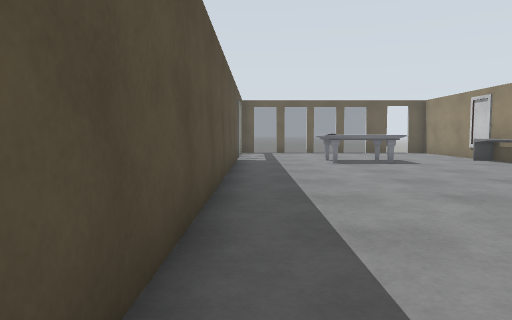
[1] (above)

12 first-person views from a walk through a robot-simulator world made for Gazebo. The camera is 0.94 m above the floor, tilts 4° down and sees 70° across. The floor is counted in squares, 1 m on a side. Each view is taken from the middle of a square. On the plan, view 1 faces up. The plan holds only what a view shows up to about 13 squares ahead; the rest is blank. Some surface patterns are stand-ins.

[2]
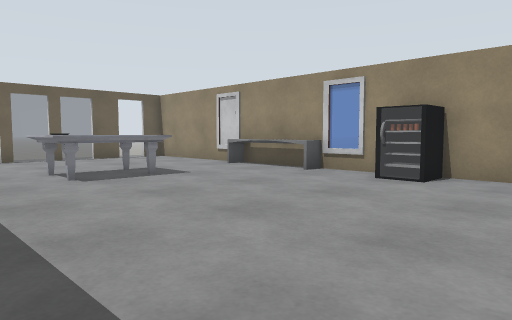

[3]
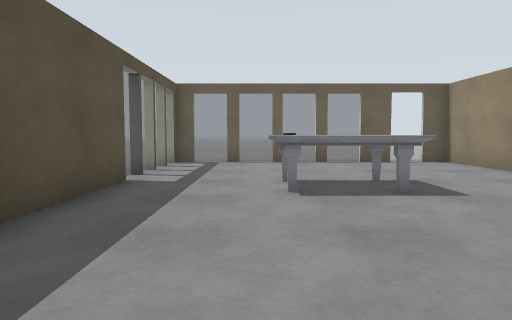

[4]
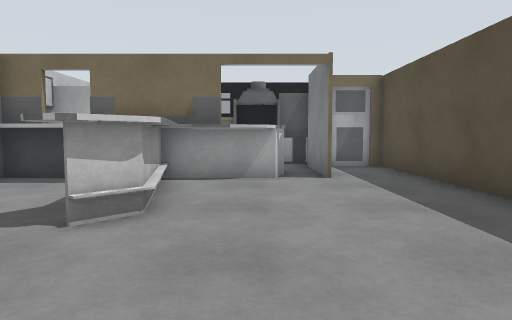

[5]
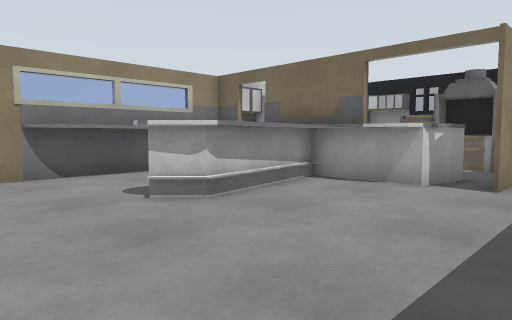

[6]
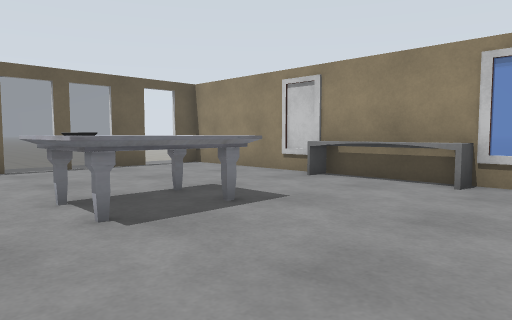

[7]
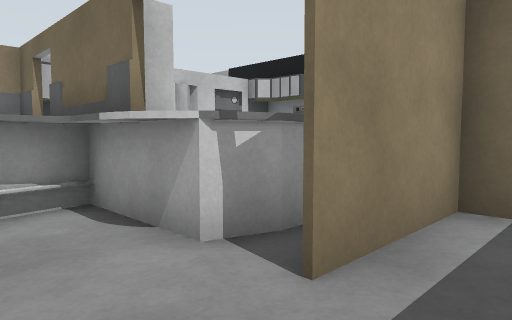

[8]
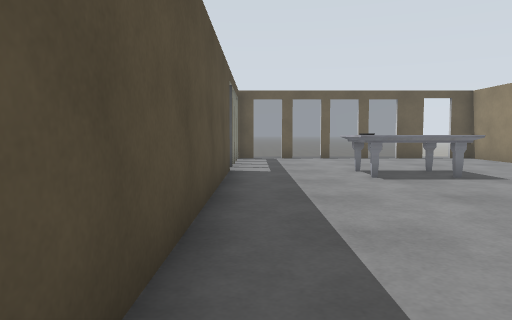

[9]
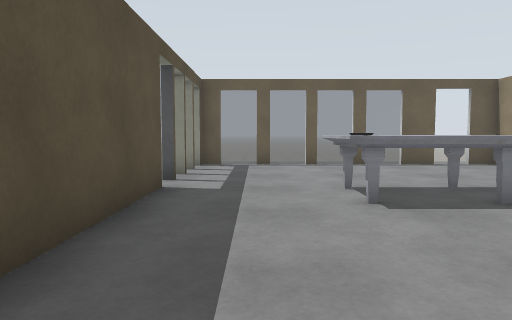

[10]
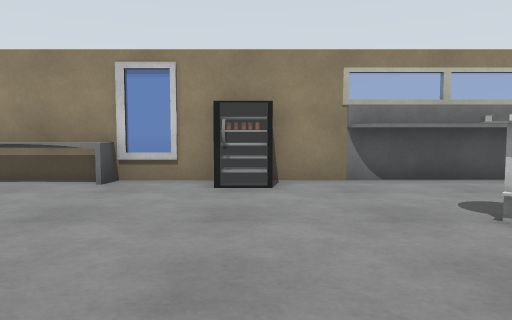

[11]
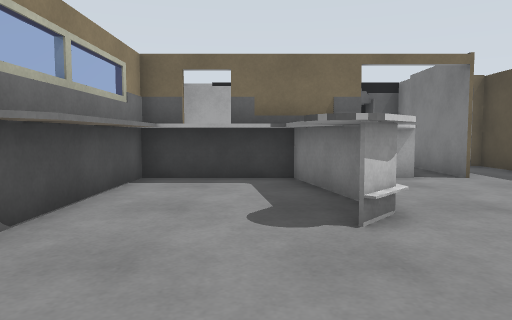

[12]
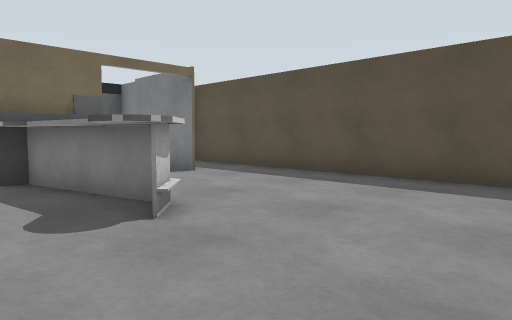

### Floor plan
Key: @ floor where view 1 was taken; # wall or solid block; . floor; = window, fence, low wall or low ledge; T marble table; O other object.
Columns run from 1 left of view 1 to 9 right of it. Each row starts with its distance up from view 1.
 19  .........
 18 #===== #.##
 17 =.........#
 16 =.........#
 15 =.........#
 14 =.........#
 13 #..TOTT..##
 12 #..TOTT..#
 11 #........#
 10 #........#
  9 #........==
  8 #.........#
  7 #........=#
  6 #.........#
  5 #........##
  4 #....##..#
  3 #....##..#
  2 #.....#..#
  1 #.....####
  0 #@#.######
 -1 #.#.# =###
 -2 #.#.   ###
 -3 ###..  #
 -4   ######

Positions as (right, up) in squares from view 1, and headings:
1: (0, 0), facing up
2: (0, 4), facing up-right
3: (2, 6), facing up
4: (3, 8), facing down
5: (0, 7), facing down-right
6: (1, 8), facing up-right
7: (0, 2), facing down-right
8: (0, 4), facing up
9: (1, 7), facing up
10: (1, 7), facing right
11: (6, 8), facing down
12: (7, 8), facing down-left
